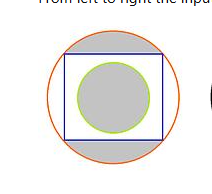
#> input picture מירי פרלמן שרי מיטלמן וגילי פרוכטר/convert_image.png, 212 x 194 px
$ python imges.py
#> lines starting #> are read from the running program, lines starting #| are printed output that depends on the picture
from PIL import Image

try:
    # פתח את התמונה הצבעונית
    image_file = Image.open("convert_image.png")
#> image_file is the input picture: PIL image 212x194 RGBA; mean R, G, B, A 239.5, 238.3, 236.7, 255
    # המר לגווני אפור (שחור-לבן)
    gray_image = image_file.convert('L')
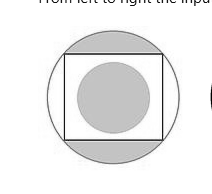
#> gray_image: PIL image 212x194 L; min 0, max 255, mean 238.4
    # שמור את התמונה החדשה
    gray_image.save('result_gray.png')
    print("ההמרה הושלמה בהצלחה!")
    # הצג את התמונה החדשה
    gray_image.show()
except Exception as e:
    print(f"שגיאה: {e}")
